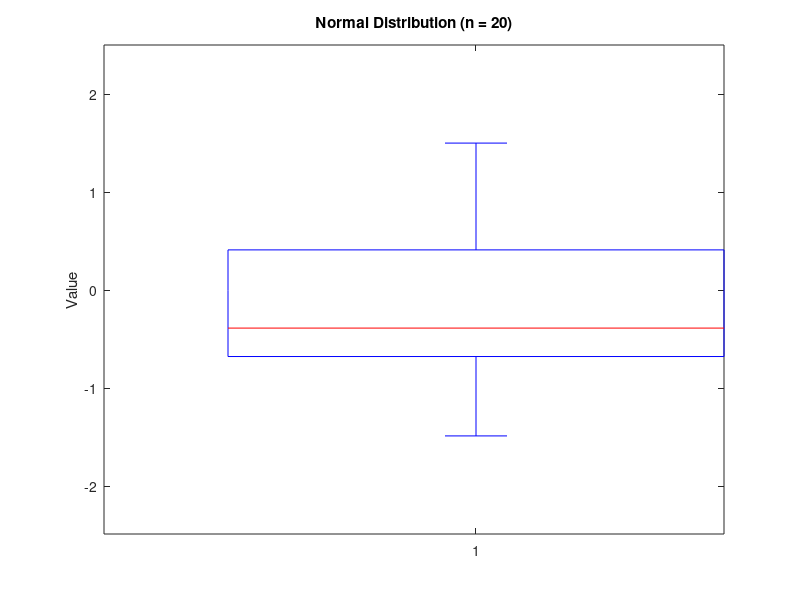
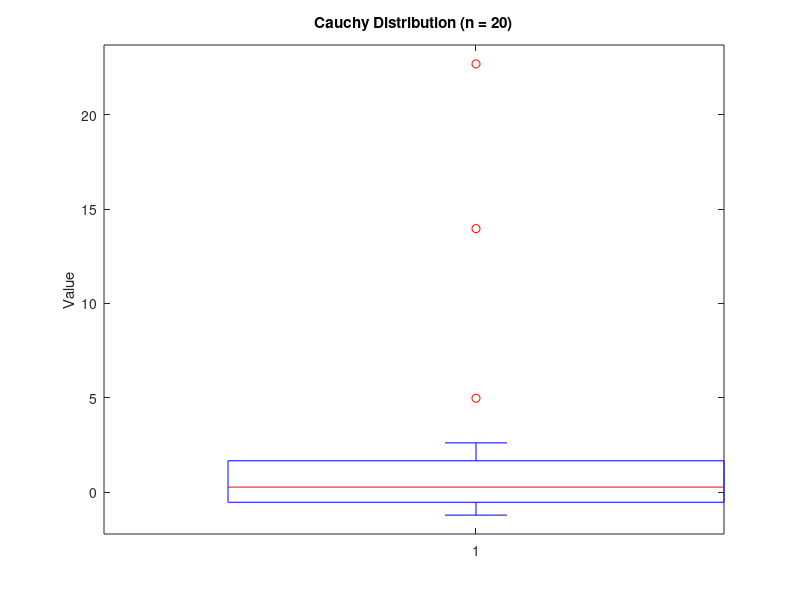
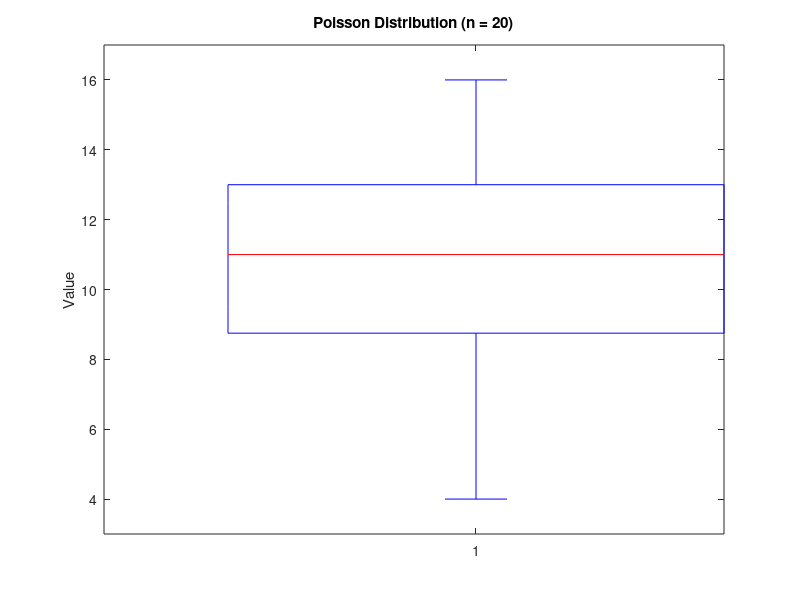
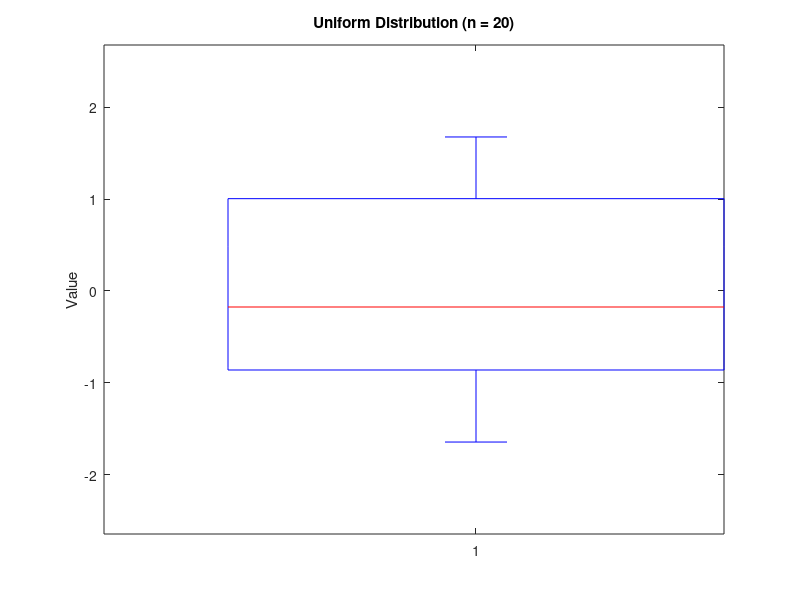

Reproduce these figures in MATLAB, in order. (Note: this script raises an error after producing the figures.)
% Задание: построение выборок, бокс-плоты и анализ выбросов
% Параметры для распределений
samples_sizes = [20, 100, 1000]; % Размеры выборок
lambda_poisson = 10;            % Параметр λ для распределения Пуассона
a_uniform = -sqrt(3);           % Параметр a для равномерного распределения
b_uniform = sqrt(3);            % Параметр b для равномерного распределения

% Метки распределений
distribution_labels = {'Normal', 'Cauchy', 'Poisson', 'Uniform'};
total_outliers = []; % Матрица для числа выбросов

% Построение бокс-плотов для каждой выборки и распределения
plot_index = 0;
for i = 1:length(samples_sizes) % По размерам выборок
    n = samples_sizes(i);

    % Генерация выборок
    normal_sample = normrnd(0, 1, [n, 1]); % Нормальное распределение
    cauchy_sample = trnd(1, [n, 1]);       % Распределение Коши
    poisson_sample = poissrnd(lambda_poisson, [n, 1]); % Пуассон
    uniform_sample = unifrnd(a_uniform, b_uniform, [n, 1]); % Равномерное
    
    % Формирование выборок для распределений
    data_samples = {normal_sample, cauchy_sample, poisson_sample, uniform_sample};

    % Построение графиков для каждого распределения
    for j = 1:4
        plot_index = plot_index + 1;

        % Создание новой фигуры для каждого графика
        figure('Name', sprintf('%s (n = %d)', distribution_labels{j}, n), ...
            'NumberTitle', 'off');

        % Построение бокс-плота с обозначением выбросов кружками
        boxplot(data_samples{j}, 'Symbol', 'o');
        title(sprintf('%s Distribution (n = %d)', distribution_labels{j}, n));
        ylabel('Value');

        % Установка индивидуального масштаба для графика
        ylim([min(data_samples{j}) - 1, max(data_samples{j}) + 1]);

        % Подсчёт числа выбросов
        Q1 = quantile(data_samples{j}, 0.25); % Первый квартиль
        Q3 = quantile(data_samples{j}, 0.75); % Третий квартиль
        IQR = Q3 - Q1; % Межквартильный размах
        lower_bound = Q1 - 1.5 * IQR; % Нижняя граница для выбросов
        upper_bound = Q3 + 1.5 * IQR; % Верхняя граница для выбросов
        outliers_count = sum(data_samples{j} < lower_bound | data_samples{j} > upper_bound);
        
        % Сохранение числа выбросов
        total_outliers(i, j) = outliers_count;
    end
end

% Формирование таблицы с выбросами
outliers_table = array2table(total_outliers, ...
    'VariableNames', distribution_labels, ...
    'RowNames', {'SampleSize20', 'SampleSize100', 'SampleSize1000'});
disp('Число выбросов для каждого распределения:');
disp(outliers_table);